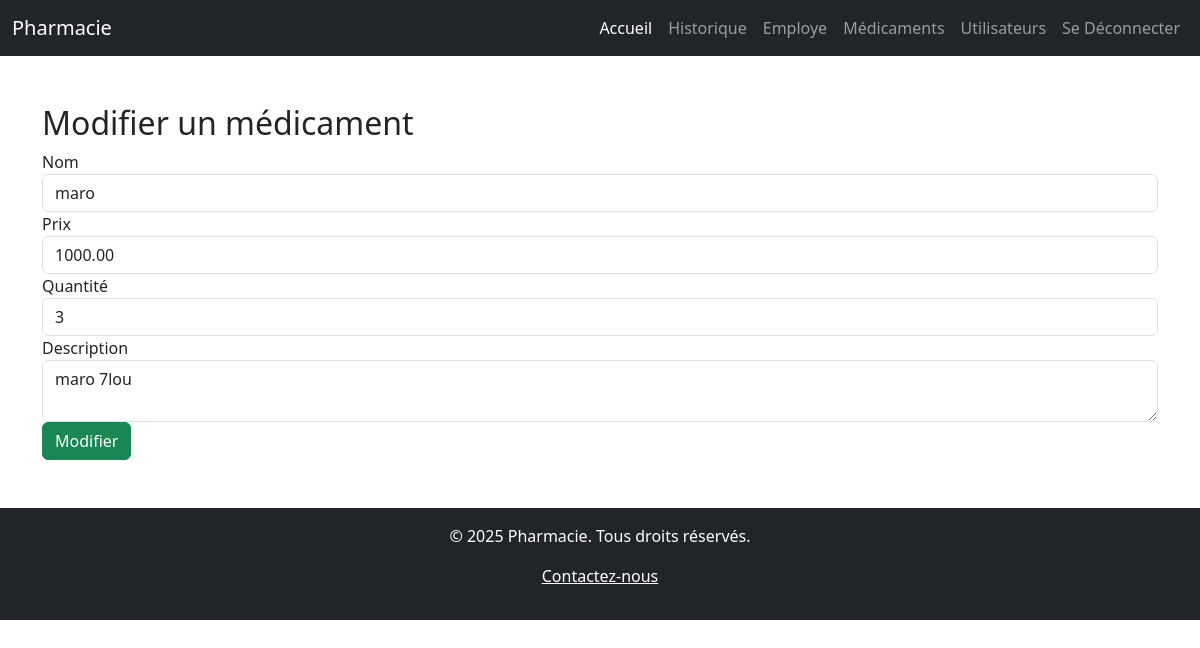
The app's page /medicament/update.php?id=1 with its own data.
### tables this page shows
CREATE TABLE `medicament` (
  `id` int(11) NOT NULL,
  `nom` varchar(150) DEFAULT NULL,
  `prix` decimal(10,2) DEFAULT NULL,
  `quantite` int(11) DEFAULT NULL,
  `description` text DEFAULT NULL
);

### medicament/update.php (the view, shortened to what this page needs)
<?php include '../src/php/navbar.php'; ?>
<?php include '../db.php'; ?>
<div class="container mt-5">
  <h2>Modifier un médicament</h2>
  <?php
  if (isset($_GET['id'])) {
    $id = $_GET['id'];
    $result = mysqli_query($conn, "SELECT * FROM medicament WHERE id=$id");
    $row = mysqli_fetch_assoc($result);
  }
  ?>
  <form method="POST" action="">
    <div class="form-group">
      <label for="nom">Nom</label>
      <input type="text" class="form-control" id="nom" name="nom" value="<?php echo $row['nom']; ?>" required>
    </div>
    <div class="form-group">
      <label for="prix">Prix</label>
      <input type="number" step="0.01" class="form-control" id="prix" name="prix" value="<?php echo $row['prix']; ?>" required>
    </div>
    <div class="form-group">
      <label for="quantite">Quantité</label>
      <input type="number" class="form-control" id="quantite" name="quantite" value="<?php echo $row['quantite']; ?>" required>
    </div>
    <div class="form-group">
      <label for="description">Description</label>
      <textarea class="form-control" id="description" name="description"><?php echo $row['description']; ?></textarea>
    </div>
    <button type="submit" name="update" class="btn btn-success">Modifier</button>
  </form>
</div>
<?php include '../src/php/footer.php'; ?>

### records on screen
medicament: nom "maro", prix "1000.00", quantite "3", description "maro 7lou"
